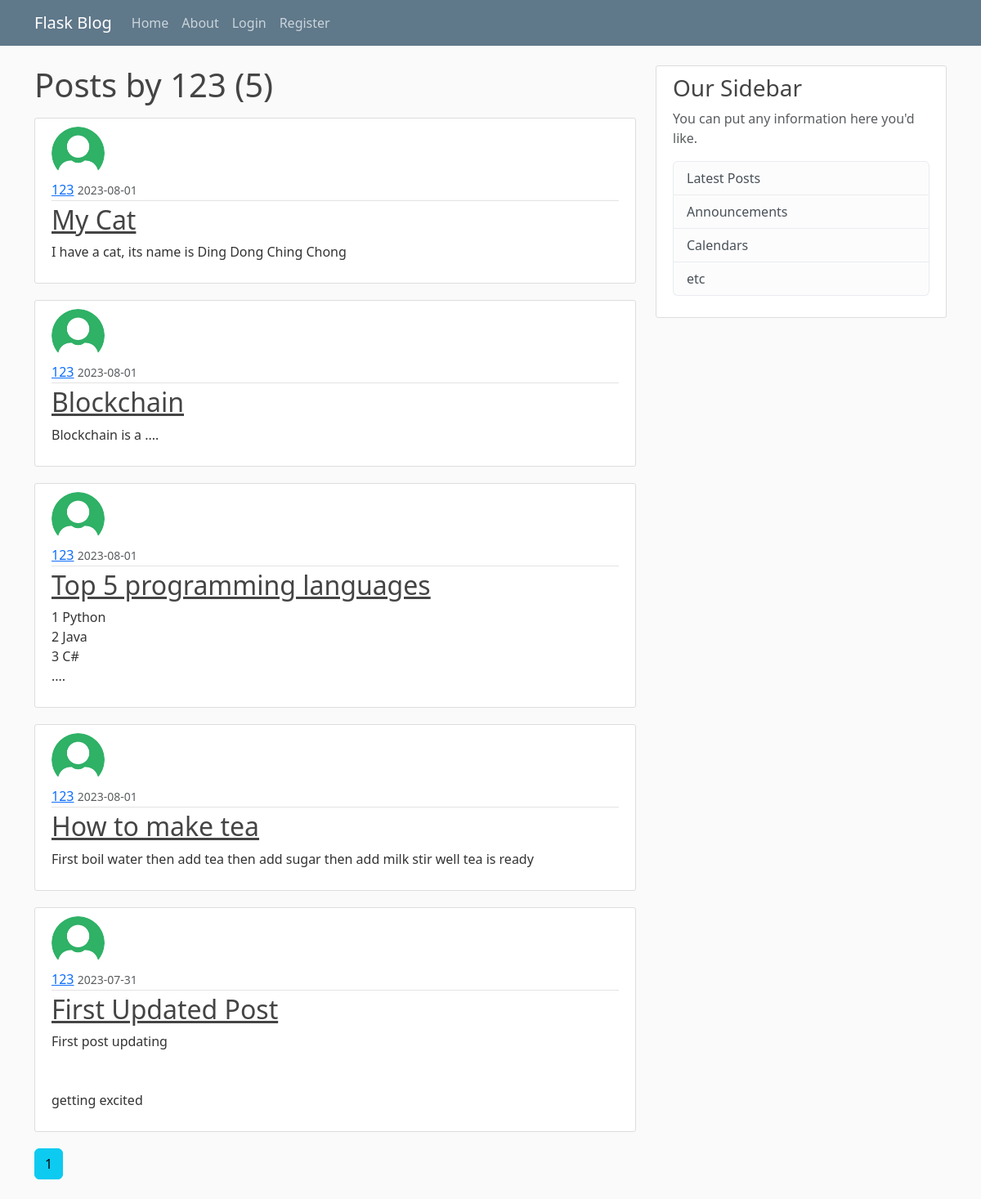
Page /user/123 on the committed database.
### app/models.py (models this page shows, shortened)
class User(db.Model, UserMixin):
    id=db.Column(db.Integer, primary_key=True)
    username=db.Column(db.String(20), unique=True, nullable=False)
    email=db.Column(db.String(120), unique=True, nullable=False)
    image_file=db.Column(db.String(20), nullable=False, default='default_pic.png')
    password=db.Column(db.String(60), nullable=False)
    posts=db.relationship('Post', backref='author', lazy=True)

class Post(db.Model):
    id=db.Column(db.Integer, primary_key=True)
    title=db.Column(db.String(100),nullable=False)
    date_posted=db.Column(db.DateTime,nullable=False, default=datetime.utcnow)
    content=db.Column(db.Text, nullable=False)
    user_id=db.Column(db.Integer, db.ForeignKey('user.id'), nullable=False)

### app/users/routes.py (the view)
@users.route("/user/<string:username>")
def user_posts(username):
    page=request.args.get('page', 1, type=int)
    user=User.query.filter_by(username=username).first_or_404()
    posts=Post.query.filter_by(author=user).order_by(Post.date_posted.desc()).paginate(page=page, per_page=5)
    return render_template("user_posts.html", posts=posts, user=user)

### app/templates/user_posts.html
{% extends "layout.html" %}
{% block content %}
    <h1 class="mb-3">Posts by {{ user.username }} ({{posts.total}})</h1>
    {% for post in posts.items %}
    <article class="media content-section">
      <img class="rounded-circle article-img" src="{{ url_for('static', filename='profile_pics/' + post.author.image_file)}}">
        <div class="media-body">
          <div class="article-metadata">
            <a class="mr-2" href="{{url_for('users.user_posts', username=post.author.username)}}">{{ post.author.username }}</a>
            <small class="text-muted">{{ post.date_posted.strftime('%Y-%m-%d') }}</small>
          </div>
          <h2><a class="article-title" href="{{url_for('posts.post', post_id=post.id)}}">{{ post.title }}</a></h2>
          <p class="article-content">{{ post.content }}</p>
        </div>
      </article>
    {% endfor %}
    {% for page_num in posts.iter_pages(left_edge=1, right_edge=1, left_current=1, right_current=2) %}
      {% if page_num %}
        {% if posts.page==page_num %}
          <a class="btn btn-info mb-4" href="{{url_for('users.user_posts', username=user.username, page=page_num)}}">{{page_num}}</a>
        {% else %}
          <a class="btn btn-outline-info mb-4" href="{{url_for('users.user_posts', username=user.username, page=page_num)}}">{{page_num}}</a>
        {% endif %}
      {% else %}
      pass
      {% endif %}
    {% endfor %}
{% endblock content %}

### app/static/main.css (style rules this page uses)
body { background: #fafafa; color: #333333; margin-top: 5rem; }
h1, h2, h3, h4, h5, h6 { color: #444444; }
.content-section { background: #ffffff; padding: 10px 20px; border: 1px solid #dddddd; border-radius: 3px; margin-bottom: 20px; }
.article-title { color: #444444; }
.article-content { white-space: pre-line; }
.article-img { height: 65px; width: 65px; margin-right: 16px; }
.article-metadata { padding-bottom: 1px; margin-bottom: 4px; border-bottom: 1px solid #e3e3e3 }

### rows in the picture
User: username "123"
Post: image_file (picture), author.username "123", date_posted "2023-08-01", title "My Cat", content "I have a cat, its name is Ding Dong Ching Chong"
Post: image_file (picture), author.username "123", date_posted "2023-08-01", title "Blockchain", content "Blockchain is a ...."
Post: image_file (picture), author.username "123", date_posted "2023-08-01", title "Top 5 programming languages", content "1 Python 2 Java 3 C# ...."
Post: image_file (picture), author.username "123", date_posted "2023-08-01", title "How to make tea", content "First boil water then add tea then add sugar then add milk stir well tea is ready"
Post: image_file (picture), author.username "123", date_posted "2023-07-31", title "First Updated Post", content "First post updating getting excited"

### other values in the picture
{{ posts.total }} "5"
{{ page_num }} "1"
